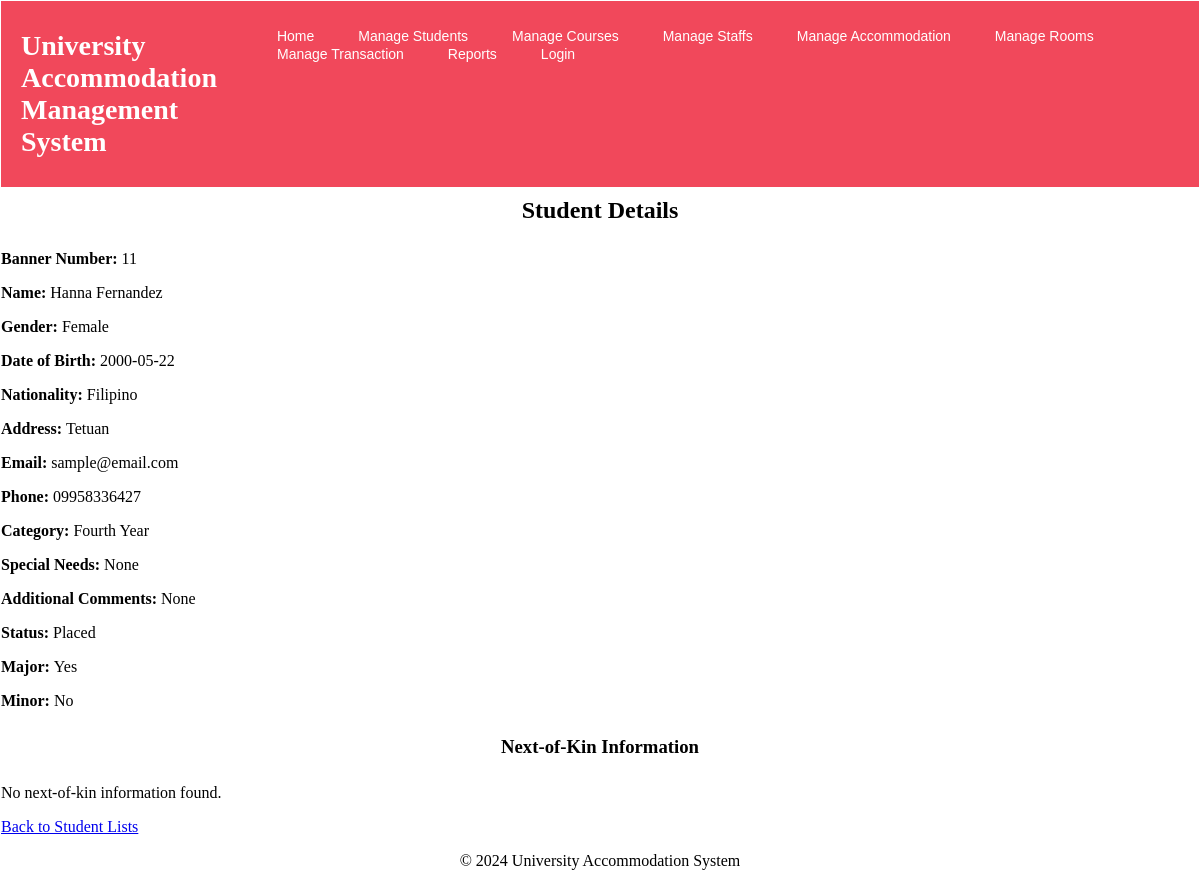
The page /pages/student_details.php?banner_num=11 on the database its author committed.
### tables this page shows
CREATE TABLE `student_info` (
  `banner_number` int(11) NOT NULL,
  `home_address` text DEFAULT NULL,
  `mobile_phone` varchar(15) DEFAULT NULL,
  `email` varchar(100) DEFAULT NULL,
  `date_of_birth` date DEFAULT NULL,
  `gender` enum('Male','Female','Other') DEFAULT NULL,
  `nationality` varchar(50) DEFAULT NULL
);

CREATE TABLE `students` (
  `banner_number` int(11) NOT NULL,
  `first_name` varchar(50) DEFAULT NULL,
  `last_name` varchar(50) DEFAULT NULL,
  `category` varchar(50) DEFAULT NULL,
  `special_needs` text DEFAULT NULL,
  `additional_comments` text DEFAULT NULL,
  `current_status` enum('Placed','Waiting') DEFAULT NULL,
  `major` varchar(50) DEFAULT NULL,
  `minor` varchar(50) DEFAULT NULL,
  `adviser_id` int(11) DEFAULT NULL,
  `course_number` int(11) NOT NULL
);

### pages/student_details.php (the view, shortened to what this page needs)
<?php
    include '../includes/db_connect.php';
    include '../includes/header.php';
?>
<?php
    $bannerNum = $_GET['banner_num'] ?? NULL;
    $fetchStudent = "SELECT s.banner_number, s.first_name, s.last_name, si.gender AS sex, si.date_of_birth
                    AS dob, si.nationality AS ntly, si.home_address AS homeAdd, si.email AS emailAdd,
                    si.mobile_phone AS contactNum, s.category, s.special_needs, s.additional_comments,
                    s.current_status, s.major, s.minor FROM students s JOIN student_info si
                    ON s.banner_number = si.banner_number WHERE s.banner_number = $bannerNum";
    $student_result = $conn->query($fetchStudent);
    $student = $student_result->fetch_assoc();
    $kin_result = $conn->query("SELECT * FROM next_of_kin WHERE banner_number = $bannerNum");
?>
<h2>Student Details</h2>
<div class="details-container">
    <?php
        echo "<p><strong>Banner Number: </strong>" . $student['banner_number'] . "</p>";
        echo "<p><strong>Name: </strong>" . $student['first_name'] . " " . $student['last_name'] . "</p>";
        echo "<p><strong>Gender: </strong>" . $student['sex'] . "</p>";
        echo "<p><strong>Date of Birth: </strong>" . $student['dob'] . "</p>";
        echo "<p><strong>Nationality: </strong>" . $student['ntly'] . "</p>";
        echo "<p><strong>Address: </strong>" . $student['homeAdd'] . "</p>";
        echo "<p><strong>Email: </strong>" . $student['emailAdd'] . "</p>";
        echo "<p><strong>Phone: </strong>" . $student['contactNum'] . "</p>";
        echo "<p><strong>Category: </strong>" . $student['category'] . "</p>";
        echo "<p><strong>Special Needs: </strong>" . $student['special_needs'] . "</p>";
        echo "<p><strong>Additional Comments: </strong>" . $student['additional_comments'] . "</p>";
        echo "<p><strong>Status: </strong>" . $student['current_status'] . "</p>";
        echo "<p><strong>Major: </strong>" . $student['major'] . "</p>";
        echo "<p><strong>Minor: </strong>" . $student['minor'] . "</p>";
    ?>
</div>
<h3>Next-of-Kin Information</h3>
<div class="kin-container">
    <?php
        if ($kin_result->num_rows > 0) {
            while ($kin = $kin_result->fetch_assoc()) {
                echo "<p><strong>Name: </strong>" . $kin['name'] . "</p>";
                echo "<p><strong>Relationship: </strong>" . $kin['relationship'] . "</p>";
                echo "<p><strong>Phone: </strong>" . $kin['contact_phone'] . "</p>";
                echo "<p><strong>Address: </strong>" . $kin['address'] . "</p>";
            }
        } else {
            echo "<p>No next-of-kin information found.</p>";
        }
    ?>
</div>
<a href="list_students.php">Back to Student Lists</a>
<?php include '../includes/footer.php'; ?>

### assets/styles.css (style rules this page uses)
body { margin: 1px; }
h3, h2, h4 { margin: 0; padding: 10px 20px; color: white; font-weight: bold; text-align: center; color: black; }

### rows shown on the page
student_info: banner_number.banner_number "11", banner_number.first_name "Hanna", banner_number.last_name "Fernandez", gender "Female", date_of_birth "2000-05-22", nationality "Filipino", home_address "Tetuan", email "sample@email.com", mobile_phone "09958336427", banner_number.category "Fourth Year", banner_number.special_needs "None", banner_number.additional_comments "None", banner_number.current_status "Placed", banner_number.major "Yes", banner_number.minor "No"
